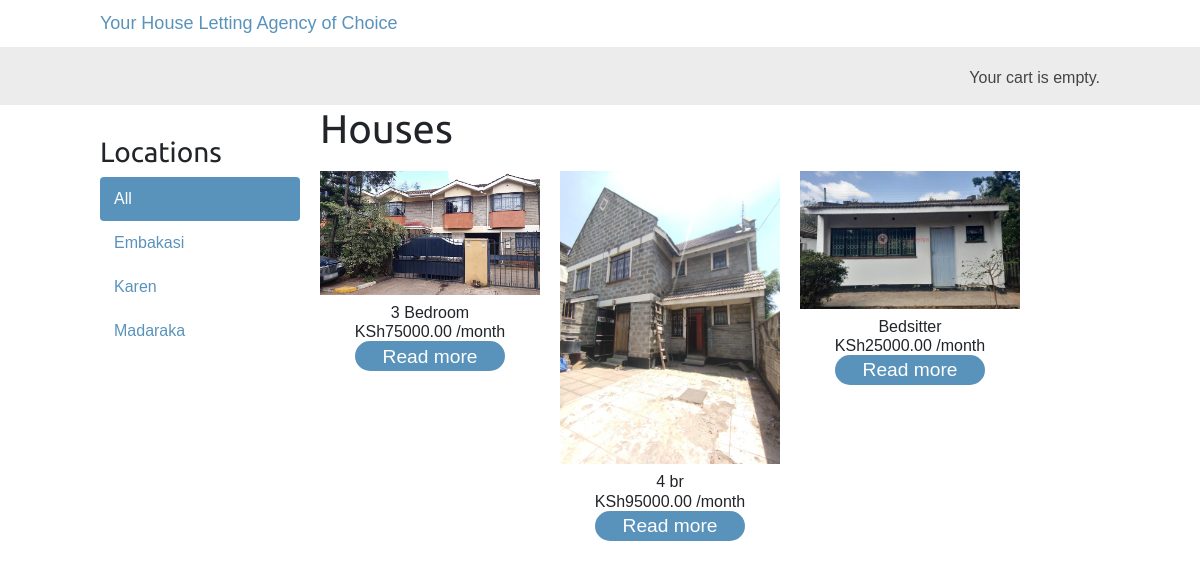
The page / on the database its author committed.
### Agency/models.py (models this page shows, shortened)
class House_Location(models.Model):
    location_name = models.CharField(max_length=255)
    slug = models.SlugField(max_length=255,
                            unique=True)
    class Meta:
        ordering = ['location_name']
        indexes = [
           models.Index(fields=['location_name']),
       ]
        verbose_name = 'location'
        verbose_name_plural = 'locations'
    def get_absolute_url(self):
        return reverse('Agency:house_list_by_location',
                       args=[self.slug])

class House_Details(models.Model):
    location = models.ForeignKey(House_Location,
                                 related_name='details',
                                 on_delete=models.CASCADE)
    category_name = models.CharField(max_length=255)#, choices=CATEGORY_CHOICES)
    slug = models.SlugField(max_length=255)
    thumbnail = models.ImageField(upload_to='img')
    description = models.TextField()
    rent_amount = models.DecimalField(max_digits=10,
                                decimal_places=2)
    available = models.BooleanField(default=True)
    posted = models.DateTimeField(auto_now_add=True)
    updated = models.DateTimeField(auto_now=True)
    class Meta:
        ordering = ['category_name']
        indexes = [
            models.Index(fields=['id', 'slug']),
            models.Index(fields=['category_name']),
            models.Index(fields=['-posted'])
        ]
    def get_absolute_url(self):
        return reverse('Agency:house_detail',
                        args=[self.id, self.slug])

### Agency/views.py (the view)
# urls.py: path('', views.house_list, name='house_list'),
def house_list(request, location_slug=None):
    location = None
    locations = House_Location.objects.all()
    details = House_Details.objects.filter(available=True)
    if location_slug:
        location = get_object_or_404(House_Location,
                                     slug=location_slug)
        details = details.filter(location=location)
    return render(request,
                  'Agency/house-detail/list.html',
                  {'location': location,
                   'locations': locations,
                   'details': details})

### Agency/templates/Agency/house-detail/list.html (shortened to what this page needs)
{% extends "Agency/base.html" %}
{% load static %}
{% block content %}
    <div id="sidebar">
        <h3>Locations</h3>
        <ul>
            <li {% if not location %}class="selected"{% endif %}>
                <a href="{% url "Agency:house_list" %}">All</a>
            </li>
            {% for c in locations %}
                <li >
                    <a href="{{ c.get_absolute_url }}">{{ c.location_name }}</a>
                </li>
            {% endfor %}
        </ul>
    </div>
    <div id="main" class="product-list">
        <h1>{% if location %}{{ location.location_name }}{% else %}Houses
        {% endif %}</h1>
        {% for detail in details %}
            <div class="item">
                <a href="{{ detail.get_absolute_url }}">
                    <img src="{% if detail.thumbnail %}{{ detail.thumbnail.url }}{% else %}{%
static "img/no_image.png" %}{% endif %}">
                </a>
                {{ detail.category_name }}
                <br>
                KSh{{ detail.rent_amount }} /month
                <br>
                <button class="readmore"><a href="{{ detail.get_absolute_url }}">Read more</a></button>
            </div>
        {% endfor %}
    </div>
{% endblock %}

### Agency/static/css/base.css (style rules this page uses)
body { margin:0; padding:0; font-family:helvetica, sans-serif; }
h1, h2, h3, h4, h5 , h6 { font-family: 'Ubuntu', sans-serif; font-weight:normal; }
a { text-decoration:none; color:#5993bb; }
#sidebar { width:220px; padding:30px 20px 0 0; float:left; }
#sidebar ul { margin:0; padding:0; }
#sidebar ul li { margin:0; list-style:none; padding:10px 14px; }
#sidebar ul li a { display:block; }
#sidebar ul li.selected { background:#5993bb; border-radius:4px; }
#sidebar ul li.selected a { color:#fff; }
#main { float:left; width: 96%; margin-right:-220px; overflow:hidden; }
.product-list .item { width:25%; padding:10px 20px 10px 0; float:left; text-align:center; line-height:1.2; }
.product-list .item img { width:100%; margin-bottom:8px; }
.readmore { width: 150px; height: 30px; background-color: #5993bb; border: none; border-radius: 15px; }
.readmore > a { color: #ffffff; font-size: 1.2em; }

### rows shown on the page
House_Location: location_name "Embakasi"
House_Location: location_name "Karen"
House_Location: location_name "Madaraka"
House_Details: thumbnail (picture), category_name "3 Bedroom", rent_amount "75000.00"
House_Details: thumbnail (picture), category_name "4 br", rent_amount "95000.00"
House_Details: thumbnail (picture), category_name "Bedsitter", rent_amount "25000.00"
